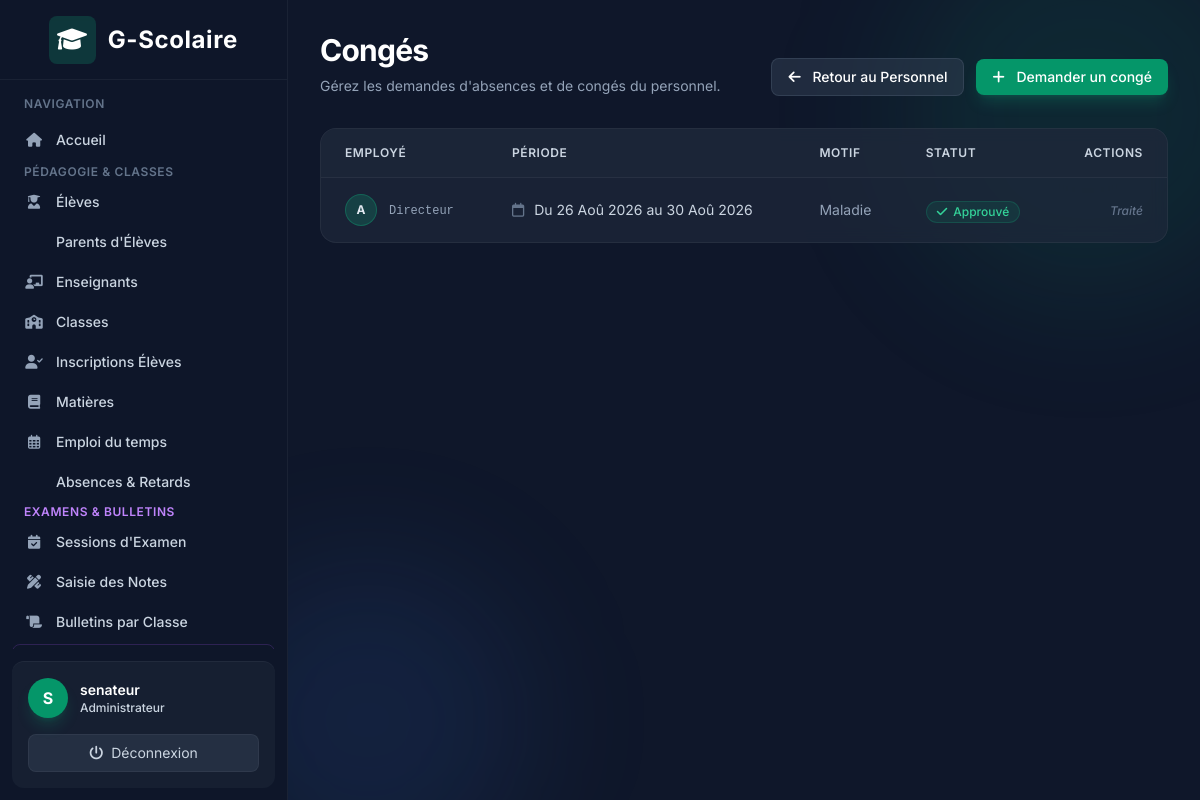
Page /hr/leave/ (signed in) on the committed database.
### accounts/models.py (models this page shows)
class User(AbstractUser):
    class Role(models.TextChoices):
        ADMIN = "ADMIN", "Administrateur"
        TEACHER = "TEACHER", "Enseignant"
        STUDENT = "STUDENT", "Élève"
        PARENT = "PARENT", "Parent"
    role = models.CharField(
        max_length=20,
        choices=Role.choices
    )
    phone = models.CharField(max_length=30, blank=True)

### hr/models.py (models this page shows, shortened)
class LeaveRequest(models.Model):
    class Status(models.TextChoices):
        PENDING = "PENDING", "En attente"
        APPROVED = "APPROVED", "Approuvé"
        REJECTED = "REJECTED", "Refusé"
    staff = models.ForeignKey(Staff, on_delete=models.CASCADE, related_name='leave_requests')
    start_date = models.DateField()
    end_date = models.DateField()
    reason = models.TextField()
    status = models.CharField(max_length=15, choices=Status.choices, default=Status.PENDING)

class Staff(models.Model):
    class Department(models.TextChoices):
        ACADEMIC = "ACADEMIC", "Académique (Enseignants)"
        ADMIN = "ADMIN", "Administration"
        MAINTENANCE = "MAINTENANCE", "Entretien & Logistique"
        OTHER = "OTHER", "Autre"
    user = models.OneToOneField(User, on_delete=models.CASCADE, related_name='staff_profile')
    department = models.CharField(max_length=20, choices=Department.choices, default=Department.ACADEMIC)
    designation = models.CharField(max_length=100)
    date_of_joining = models.DateField()
    basic_salary = models.DecimalField(max_digits=10, decimal_places=2)

### hr/views.py (the view)
# urls.py: path('leave/', views.LeaveListView.as_view(), name='leave_list'),
class LeaveListView(LoginRequiredMixin, ListView):
    model = LeaveRequest
    template_name = 'hr/leave_list.html'
    context_object_name = 'leaves'
    def get_queryset(self):
        if self.request.user.role == 'ADMIN':
            return LeaveRequest.objects.all().order_by('-start_date')
        elif hasattr(self.request.user, 'staff_profile'):
            return LeaveRequest.objects.filter(staff=self.request.user.staff_profile).order_by('-start_date')
        return LeaveRequest.objects.none()

### templates/hr/leave_list.html (shortened to what this page needs)
{% extends 'base.html' %}
{% block content %}
<div class="mb-8 flex flex-col md:flex-row md:items-end justify-between gap-4">
    <div>
        <h1 class="text-3xl font-bold text-white tracking-tight">Congés</h1>
        <p class="text-slate-400 mt-2 text-sm">Gérez les demandes d'absences et de congés du personnel.</p>
    </div>
    <div class="flex items-center gap-3">
        <a href="{% url 'hr:staff_list' %}" class="px-4 py-2 bg-slate-700/50 text-white hover:bg-slate-700 rounded-lg text-sm font-medium transition-colors border border-slate-600/50">
            <i class="fa-solid fa-arrow-left mr-2"></i> Retour au Personnel
        </a>
        <a href="{% url 'hr:leave_create' %}" class="px-4 py-2 bg-brand-600 text-white hover:bg-brand-500 rounded-lg text-sm font-medium transition-colors shadow-lg shadow-brand-500/20">
            <i class="fa-solid fa-plus mr-2"></i> Demander un congé
        </a>
    </div>
</div>
<div class="card-glass rounded-2xl overflow-hidden">
    <div class="overflow-x-auto">
        <table class="min-w-full divide-y divide-white/5">
            <thead class="bg-slate-800/50">
                <tr>
                    <th scope="col" class="px-6 py-4 text-left text-xs font-semibold text-slate-300 uppercase tracking-wider">
                        Employé
                    </th>
                    <th scope="col" class="px-6 py-4 text-left text-xs font-semibold text-slate-300 uppercase tracking-wider">
                        Période
                    </th>
                    <th scope="col" class="px-6 py-4 text-left text-xs font-semibold text-slate-300 uppercase tracking-wider">
                        Motif
                    </th>
                    <th scope="col" class="px-6 py-4 text-left text-xs font-semibold text-slate-300 uppercase tracking-wider">
                        Statut
                    </th>
                    {% if user.role == 'ADMIN' %}
                    <th scope="col" class="px-6 py-4 text-right text-xs font-semibold text-slate-300 uppercase tracking-wider">
                        Actions
                    </th>
                    {% endif %}
                </tr>
            </thead>
            <tbody class="divide-y divide-white/5 bg-transparent">
                {% for leave in leaves %}
                <tr class="hover:bg-slate-800/30 transition-colors">
                    <td class="px-6 py-4 whitespace-nowrap">
                        <div class="flex items-center">
                            <div class="h-8 w-8 rounded-full bg-brand-500/20 flex items-center justify-center text-brand-400 font-bold border border-brand-500/30 text-xs">
                                {{ leave.staff.user.first_name|default:leave.staff.user.username|make_list|first|upper }}
                            </div>
                            <div class="ml-3">
                                <p class="text-xs text-slate-400 font-mono mt-0.5">{{ leave.staff.designation }}</p>
                            </div>
                        </div>
                    </td>
                    <td class="px-6 py-4 whitespace-nowrap text-sm text-slate-300">
                        <i class="fa-regular fa-calendar mr-1.5 text-slate-500"></i> Du {{ leave.start_date|date:"d M Y" }} au {{ leave.end_date|date:"d M Y" }}
                    </td>
                    <td class="px-6 py-4 text-sm text-slate-400">
                        {{ leave.reason }}
                    </td>
                    <td class="px-6 py-4 whitespace-nowrap">
                        {% if leave.status == 'APPROVED' %}
                            <span class="inline-flex items-center px-2.5 py-0.5 rounded-full text-xs font-medium bg-emerald-500/10 text-emerald-400 border border-emerald-500/20">
                                <i class="fa-solid fa-check mr-1.5"></i> Approuvé
                            </span>
                        {% elif leave.status == 'REJECTED' %}
                            <span class="inline-flex items-center px-2.5 py-0.5 rounded-full text-xs font-medium bg-red-500/10 text-red-400 border border-red-500/20">
                                <i class="fa-solid fa-xmark mr-1.5"></i> Refusé
                            </span>
                        {% else %}
                            <span class="inline-flex items-center px-2.5 py-0.5 rounded-full text-xs font-medium bg-amber-500/10 text-amber-400 border border-amber-500/20">
                                <i class="fa-solid fa-clock mr-1.5"></i> En attente
                            </span>
                        {% endif %}
                    </td>
                    {% if user.role == 'ADMIN' %}
                    <td class="px-6 py-4 whitespace-nowrap text-right text-sm font-medium">
                        {% if leave.status == 'PENDING' %}
                        <a href="{% url 'hr:leave_approve' leave.pk %}" class="text-emerald-400 hover:text-emerald-300 mr-3 transition-colors p-2 bg-emerald-500/10 rounded-lg hover:bg-emerald-500/20" title="Approuver"><i class="fa-solid fa-check"></i></a>
                        <a href="{% url 'hr:leave_reject' leave.pk %}" class="text-red-400 hover:text-red-300 transition-colors p-2 bg-red-500/10 rounded-lg hover:bg-red-500/20" title="Refuser"><i class="fa-solid fa-xmark"></i></a>
                        {% else %}
                        <span class="text-slate-500 text-xs italic">Traité</span>
                        {% endif %}
                    </td>
                    {% endif %}
                </tr>
                {% endfor %}
            </tbody>
        </table>
    </div>
</div>
{% endblock %}

### templates/base.html (shortened to what this page needs)
<!DOCTYPE html>
<html lang="fr" class="h-full bg-slate-900 text-slate-200">
<head>
    <script src="https://cdn.tailwindcss.com"></script>
    <link href="https://cdnjs.cloudflare.com/ajax/libs/font-awesome/6.0.0/css/all.min.css" rel="stylesheet">
</head>
<body class="h-screen flex overflow-hidden font-sans antialiased bg-slate-900 text-slate-200">
    {% if user.is_authenticated %}
    <div class="hidden md:flex md:flex-shrink-0 z-20">
        <div class="flex flex-col w-72 glass text-slate-300">
            <div class="flex items-center justify-center h-20 border-b border-white/5 px-4">
                <span class="text-2xl font-bold flex items-center gap-3 text-white tracking-wide">
                    <div class="bg-brand-500/20 p-2 rounded-lg text-brand-400">
                        <i class="fa-solid fa-graduation-cap"></i>
                    </div>
                    G-Scolaire
                </span>
            </div>
            <div class="flex-1 flex flex-col overflow-y-auto mt-4 px-3">
                <p class="px-3 text-xs font-semibold text-slate-500 uppercase tracking-wider mb-2">Navigation</p>
                <nav class="flex-1 space-y-1">
                    <a href="{% url 'dashboard' %}" class="nav-item group flex items-center px-3 py-2.5 text-sm font-medium rounded-lg text-slate-300 hover:text-white hover:bg-slate-800/80">
                        <i class="fa-solid fa-house mr-3 w-5 text-center text-slate-400 group-hover:text-brand-400"></i> Accueil
                    </a>
                    {% if user.role == 'ADMIN' or user.is_superuser %}
                        <div class="mt-4 mb-2">
                            <p class="px-3 text-xs font-semibold text-slate-500 uppercase tracking-wider">Pédagogie &amp; Classes</p>
                        </div>
                        <a href="{% url 'students:list' %}" class="nav-item group flex items-center px-3 py-2 text-sm font-medium rounded-lg text-slate-300 hover:text-white hover:bg-slate-800/80">
                            <i class="fa-solid fa-user-graduate mr-3 w-5 text-center text-slate-400 group-hover:text-brand-400"></i> Élèves
                        </a>
                        <a href="{% url 'students:parent_list' %}" class="nav-item group flex items-center px-3 py-2 text-sm font-medium rounded-lg text-slate-300 hover:text-white hover:bg-slate-800/80">
                             Parents d'Élèves
                        </a>
                        <a href="{% url 'teachers:list' %}" class="nav-item group flex items-center px-3 py-2 text-sm font-medium rounded-lg text-slate-300 hover:text-white hover:bg-slate-800/80">
                            <i class="fa-solid fa-chalkboard-user mr-3 w-5 text-center text-slate-400 group-hover:text-brand-400"></i> Enseignants
                        </a>
                        <a href="{% url 'academics:class_list' %}" class="nav-item group flex items-center px-3 py-2 text-sm font-medium rounded-lg text-slate-300 hover:text-white hover:bg-slate-800/80">
                            <i class="fa-solid fa-school mr-3 w-5 text-center text-slate-400 group-hover:text-brand-400"></i> Classes
                        </a>
                        <a href="{% url 'academics:enrollment_list' %}" class="nav-item group flex items-center px-3 py-2 text-sm font-medium rounded-lg text-slate-300 hover:text-white hover:bg-slate-800/80">
                            <i class="fa-solid fa-user-check mr-3 w-5 text-center text-slate-400 group-hover:text-brand-400"></i> Inscriptions Élèves
                        </a>
                        <a href="{% url 'academics:subject_list' %}" class="nav-item group flex items-center px-3 py-2 text-sm font-medium rounded-lg text-slate-300 hover:text-white hover:bg-slate-800/80">
                            <i class="fa-solid fa-book mr-3 w-5 text-center text-slate-400 group-hover:text-brand-400"></i> Matières
                        </a>
                        <a href="{% url 'academics:course_list' %}" class="nav-item group flex items-center px-3 py-2 text-sm font-medium rounded-lg text-slate-300 hover:text-white hover:bg-slate-800/80">
                            <i class="fa-regular fa-calendar-days mr-3 w-5 text-center text-slate-400 group-hover:text-brand-400"></i> Emploi du temps
                        </a>
                        <a href="{% url 'attendance:list' %}" class="nav-item group flex items-center px-3 py-2 text-sm font-medium rounded-lg text-slate-300 hover:text-white hover:bg-slate-800/80">
                             Absences &amp; Retards
                        </a>
                        <div class="mt-5 mb-2">
                            <p class="px-3 text-xs font-semibold text-purple-400 uppercase tracking-wider">Examens &amp; Bulletins</p>
                        </div>
                        <a href="{% url 'exams:session_list' %}" class="nav-item group flex items-center px-3 py-2 text-sm font-medium rounded-lg text-slate-300 hover:text-white hover:bg-slate-800/80">
                            <i class="fa-solid fa-calendar-check mr-3 w-5 text-center text-slate-400 group-hover:text-purple-400"></i> Sessions d'Examen
                        </a>
                        <a href="{% url 'exams:mark_entry_select' %}" class="nav-item group flex items-center px-3 py-2 text-sm font-medium rounded-lg text-slate-300 hover:text-white hover:bg-slate-800/80">
                            <i class="fa-solid fa-pen-ruler mr-3 w-5 text-center text-slate-400 group-hover:text-purple-400"></i> Saisie des Notes
                        </a>
                        <a href="{% url 'exams:bulletin_select' %}" class="nav-item group flex items-center px-3 py-2 text-sm font-medium rounded-lg text-slate-300 hover:text-white hover:bg-slate-800/80">
                            <i class="fa-solid fa-scroll mr-3 w-5 text-center text-slate-400 group-hover:text-purple-400"></i> Bulletins par Classe
                        </a>
                        <a href="{% url 'exams:parent_bulletins' %}" class="nav-item group flex items-center px-3 py-2 text-sm font-medium rounded-lg text-purple-300 hover:text-white hover:bg-purple-900/40 border border-purple-500/20">
                        </a>
                    {% endif %}
                </nav>
            </div>
            <div class="flex-shrink-0 border-t border-white/5 p-4 m-3 rounded-xl bg-slate-800/50">
                <div class="flex items-center w-full">
                    <div class="h-10 w-10 rounded-full bg-brand-600 flex items-center justify-center text-white font-bold shadow-lg shadow-brand-500/20">
                        {{ user.get_full_name|default:user.username|make_list|first|upper }}
                    </div>
                    <div class="ml-3 flex-1 overflow-hidden">
                        <p class="text-sm font-semibold text-white truncate">{{ user.get_full_name|default:user.username }}</p>
                        <p class="text-xs font-medium text-brand-400">{{ user.get_role_display }}</p>
                    </div>
                </div>
                <form method="post" action="{% url 'logout' %}" class="mt-4">
                    <button type="submit" class="w-full text-center text-sm bg-slate-700/50 hover:bg-red-500/20 hover:text-red-400 text-slate-300 py-2 rounded-lg transition-colors flex items-center justify-center gap-2 border border-white/5 hover:border-red-500/30">
                        <i class="fa-solid fa-power-off"></i> Déconnexion
                    </button>
                </form>
            </div>
        </div>
    </div>
    {% endif %}
    <div class="flex flex-col w-0 flex-1 overflow-hidden relative">
        <div class="absolute top-0 right-0 -mr-20 -mt-20 w-96 h-96 bg-brand-500/10 rounded-full blur-3xl pointer-events-none"></div>
        <div class="absolute bottom-0 left-0 -ml-20 -mb-20 w-80 h-80 bg-blue-500/10 rounded-full blur-3xl pointer-events-none"></div>
        <main class="flex-1 relative z-10 overflow-y-auto focus:outline-none">
            <div class="py-8 px-4 sm:px-6 md:px-8 max-w-7xl mx-auto">
                {% block content %}
                {% endblock %}
            </div>
        </main>
    </div>
</body>
</html>

### templates/base.html (style rules this page uses)
.glass { background: rgba(15, 23, 42, 0.7); backdrop-filter: blur(10px); -webkit-backdrop-filter: blur(10px); border-right: 1px solid rgba(255, 255, 255, 0.05); }
.card-glass { background: rgba(30, 41, 59, 0.7); backdrop-filter: blur(8px); -webkit-backdrop-filter: blur(8px); border: 1px solid rgba(255, 255, 255, 0.05); }
.nav-item { transition: all 0.3s cubic-bezier(0.4, 0, 0.2, 1); }

### rows in the picture
User: get_full_name|make_list "S", get_full_name "senateur", role "Administrateur"
LeaveRequest: staff.user.first_name|make_list "A", staff.designation "Directeur", start_date "26 Aoû 2026", end_date "30 Aoû 2026", reason "Maladie", status "APPROVED" (drawn)
